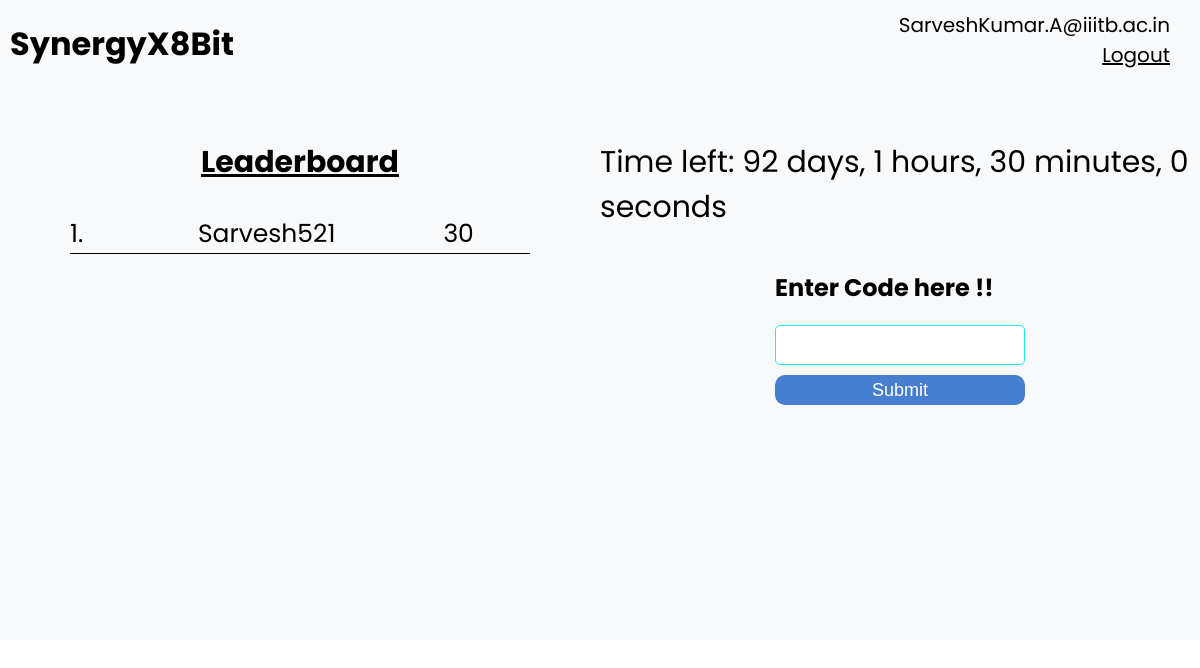
The page /participant (signed in) on the database its author committed.
### base/models.py (models this page shows)
class User(AbstractUser):
    email = models.EmailField(unique=True, null=True)
    phone_number=models.IntegerField(null=True)
    username=models.CharField(unique=True,max_length=100,null=True)
    gold=models.IntegerField(default=0)
    sand=models.DateTimeField(default=datetime(2025,10,27,12,5,30))
    USERNAME_FIELD = 'email'
    REQUIRED_FIELDS = ['username']
    def __str__(self) -> str:
        return str(self.email)

### base/views.py (the view, shortened to what this page needs)
# urls.py: path('participant',views.participant_home,name="participant_home"),
def participant_home(request):
    da=datetime.now()
    user_1= User.objects.get(email=str(request.user))
    timezone = user_1.sand.tzinfo
    da=da.replace(tzinfo=timezone)
    flag=(da<user_1.sand)
    users=User.objects.all().order_by('-gold').values()
    context = {
        'users': users,
        'user_1':user_1,
        'curr_date_time':str(user_1.sand.month) + " " + str(user_1.sand.day) + "," + str(user_1.sand.year) + " " + str(user_1.sand.hour) + ":" + str(user_1.sand.minute) + ":" + str(user_1.sand.second),
        'flag':flag
    }
    return render(request, 'participant_home.html', context)

### base/templates/participant_home.html (shortened to what this page needs)
{% include 'participant_main.html' %}
<div class="screen">
{% block content %}
{% if request.user.is_authenticated %}
<div class="participant-left">
    <h3 class="LeaderBoard-heading">Leaderboard</h3>
    <div class="LeaderBoard">
        {% for user in users %}
        <div class="ranking">
            <p class="rank">{{ forloop.counter }}. &nbsp;&nbsp;&nbsp; <span class="ranking-name">{{ user.username }}</span> &nbsp;&nbsp;&nbsp;{{ user.gold }}</h1>
        </div>
        {% endfor %}
    </div>
</div>
    <div class="participant-right">
        <div>
            <div id="countdown-box"></div>
            {% endif %}
            {% endblock content %}
        </div>
        {% if flag %}
        <div class="code-input-box">
            <h2>Enter Code here !!</h2>
            <form method="post" action="{% url 'participant_home' %}">
                <input type="text" id="text_input" name="text_input" required>
                <br>
                <button type="submit" class="btn">Submit</button>
            </form>
        </div>
        {% endif %}
    </div>
</div>

### base/templates/participant_navbar.html (shortened to what this page needs)
<div class="home-container-participant">
   <a href="{% url 'participant_home' %}" class="heading-participant"><h1>SynergyX8Bit</h1></a>
   <div class="nav-right">
       {% if request.user.is_authenticated %}
       <h1 class="hello-text">{{request.user}}</h1>
       <a href="{% url 'logout' %}" class="logout-button">Logout</a>
       {% else %}
       <a href="{% url 'login' %}">Login</a>
       {% endif %}
   </div>
</div>

### base/templates/participant_home.html (style rules this page uses)
.screen { min-height: 65vh; display: flex; font-family: 'Poppins', sans-serif; background-color: #f8f9fa; width: 100vw; }
.participant-left { width: 50%; padding-top: 20px; display: flex; flex-direction: column; align-items: center; }
.participant-right { width: 50%; display: flex; flex-direction: column; align-items: center; padding-top: 20px; }
.LeaderBoard-heading { font-size: 30px; text-decoration: underline; padding-bottom: 20px; }
.LeaderBoard { padding: 10px; width: 80%; }
.ranking { border-bottom: 1px solid black; margin-bottom: 10px; font-weight: 400; font-size: 25px; }
.ranking-name { display: inline-block; width: 25vw; text-align: center; }
#countdown-box { font-size: 20px; margin-bottom: 20px; font-size: 30px; }
.code-input-box { margin-top: 20px; }
input { width: 250px; height: 40px; border: 1px solid #1deff1; border-radius: 5px; margin-bottom: 10px; font-size: 1rem; padding: 5px; margin-top: 20px; }
.btn { background-color: #467fcf; color: white; margin-bottom: 5px; width: 250px; height: 30px; border-radius: 10px; border: none; font-size: 18px; font-weight: 400; }

### base/templates/participant_navbar.html (style rules this page uses)
* { padding: 0; margin: 0; box-sizing: border-box; }
.home-container-participant { background-color: #f8f9fa; width: 100%; height: 15vh; display: flex; font-family: 'Poppins', sans-serif; align-items: flex-start; justify-content: space-between; padding-top: 10px; }
.heading-participant { text-decoration: none; color: black; text-align: left; padding: 10px; width: 20%; }
.nav-right { display: flex; flex-direction: column; align-items: flex-end; justify-content: flex-start; width: 50vw; height: 15vh; padding-right: 30px; }
.logout-button { text-decoration: underline; font-size: 20px; color: black; }
.hello-text { font-size: 20px; font-weight: 400; }

### rows shown on the page
User: user "SarveshKumar.A@iiitb.ac.in", username "Sarvesh521", gold "30"
